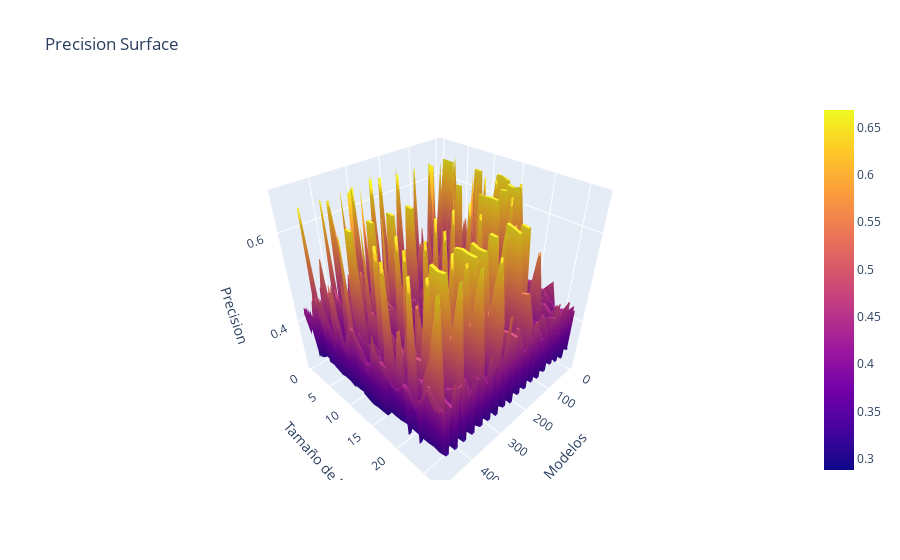

Notebook code for this chart:
### Code cell
fig2 = go.Figure(data=[go.Surface(z=n_est_mod_results['Precision'])])

fig2.update_layout(title='Precision Surface', autosize=True,
                   scene = dict(xaxis_title='Modelos',
                                yaxis_title='Tamaño de N',
                                zaxis_title='Precision'))

fig2.show()
fig2.write_html('Pre_Forest_Normal.html')

### Figure 1 — Plotly figure (JSON) as saved in the notebook; plotly's stock layout.template omitted (floating-point values rounded to 4 significant figures; data arrays with more than 128 entries replaced by an {"elided": "..."} marker saying what was removed)
{"data": [{"type": "surface", "z": {"elided": "28x486 float values"}}], "layout": {"autosize": true, "scene": {"xaxis": {"title": {"text": "Modelos"}}, "yaxis": {"title": {"text": "Tamaño de N"}}, "zaxis": {"title": {"text": "Precision"}}}, "title": {"text": "Precision Surface"}}}
